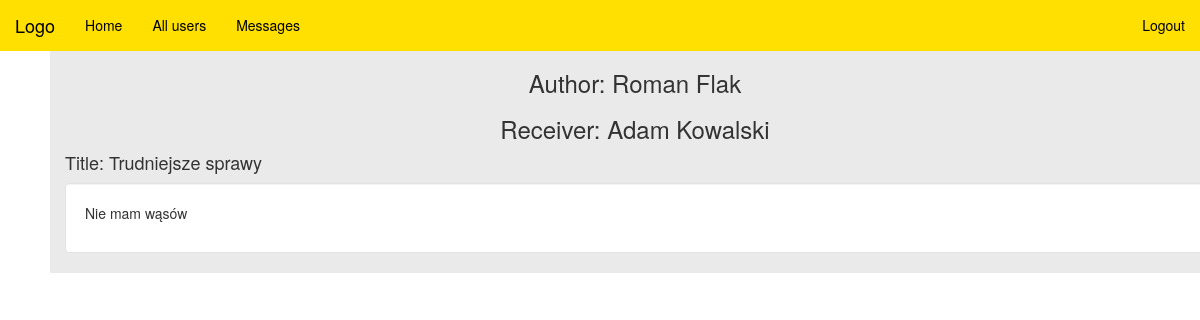
/message_page.php?message_id=7&author_id=5&receiver_id=7 (signed in), run on the app's committed database.
### tables this page shows
CREATE TABLE IF NOT EXISTS `User` (
  `id` int(11) NOT NULL AUTO_INCREMENT,
  `email` varchar(100) NOT NULL,
  `password` varchar(255) NOT NULL,
  `fullName` varchar(100) NOT NULL,
  `active` tinyint(1) DEFAULT '1',
  PRIMARY KEY (`id`),
  UNIQUE KEY `email` (`email`)
);

CREATE TABLE IF NOT EXISTS `Message` (
  `id` int(11) NOT NULL AUTO_INCREMENT,
  `author_id` int(11) NOT NULL,
  `receiver_id` int(11) NOT NULL,
  `title` varchar(100) NOT NULL,
  `text` varchar(255) NOT NULL,
  `status` char(1) DEFAULT NULL,
  PRIMARY KEY (`id`),
  KEY `Message_ibfk_1` (`author_id`),
  KEY `Message_ibfk_2` (`receiver_id`)
);

### src/User.php (called while the page is built, shortened)
<?php
class User {
    private $fullName;
    public function __construct() {
        $this->fullName = "";
    }
    public function getFullName() {
        return $this->fullName;
    }
    public function loadFromDB(mysqli $conn, $id) {
        $sql = "SELECT * FROM User WHERE id=$id";
        $result = $conn->query($sql);
        if($result->num_rows == 1) {
            $rowUser = $result->fetch_assoc();
            $this->fullName = $rowUser['fullName'];
            return $this;
        }
        else {
            return null;
        }
    }
}

### src/Message.php (called while the page is built, shortened)
<?php
class Message {
    private $title;
    private $text;
    function __construct() {
        $this->title = "";
        $this->text = "";
    }
    function getTitle() {
        return $this->title;
    }
    function getText() {
        return $this->text;
    }
    function loadFromDB(mysqli $conn, $id) {
        $sql = "SELECT * FROM Message WHERE id=$id";
        $result = $conn->query($sql);
        if($result->num_rows == 1) {
            $rowMessage = $result->fetch_assoc();
            $this->title = $rowMessage['title'];
            $this->text = $rowMessage['text'];
        }
        else {
            return null;
        }
    }
}

### message_page.php (the view, shortened to what this page needs)
<!DOCTYPE html>
<?php
require_once './src/User.php';
require_once './src/Message.php';
require_once './src/connection.php';
?>
<html>
    <head>
        <link rel="stylesheet" href="./css/style.css">
        <link rel="stylesheet" href="./css/bootstrap.css">
    </head>
    <body>
        <nav class="navbar navbar-inverse navbar-fixed-top">
            <div class="container-fluid">
                <div class="navbar-header">
                    <a class="navbar-brand" href="index.php">Logo</a>
                </div>
                <div class="collapse navbar-collapse" id="myNavbar">
                    <ul class="nav navbar-nav">
                        <li><a href="index.php">Home</a></li>
                        <li><a href='all_users.php'>All users</a></li>
                        <li><a href='messages_page.php'>Messages</a></li>
                    </ul>
                    <ul class="nav navbar-nav navbar-right">
                        <li><a href='logout.php'>Logout</a> </li>
                    </ul>
                </div>
            </div>
        </nav>
        <div class="container text-center">
            <?php
            if ($_SERVER['REQUEST_METHOD'] === 'GET') {
                if (isset($_GET['author_id'])) {
                    $author = new User();
                    $author->loadFromDB($conn, $_GET['author_id']);
                    echo("<h3>Author: {$author->getFullName()}</h3>");
                }
                if (isset($_GET['receiver_id'])) {
                    $receiver = new User();
                    $receiver->loadFromDB($conn, $_GET['receiver_id']);
                    echo("<h3>Receiver: {$receiver->getFullName()}</h3>");
                }
                if (isset($_GET['message_id'])) {
                    $messageInfo = new Message();
                    $messageInfo->loadFromDB($conn, $_GET['message_id']);
                    echo("<h4 class='left'>Title: {$messageInfo->getTitle()}</h4><div class='well'><p class='left'>{$messageInfo->getText()}</p></div>");
                }
            }
            ?>
    </body>
</html>

### css/style.css (style rules this page uses)
.left { text-align: left; }

### data on the page
user: fullName "Roman Flak"
user: fullName "Adam Kowalski"
message: title "Trudniejsze sprawy", text "Nie mam wąsów"
